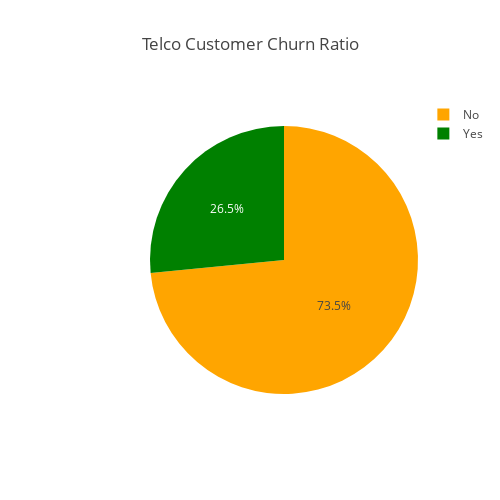

The code cell stored with this chart in its notebook:
### Markdown cell above
### Exploratory Data Analysis

### Code cell
#counts of customer churn cases vs not churn in dataset
target= data['Churn'].value_counts()
levels = ['No','Yes']
trace = go.Pie(labels=target.index,values=target.values,
               marker=dict(colors=('orange','green')))
layout = dict(title="Telco Customer Churn Ratio", margin=dict(l=150), width=500, height=500)
figdata = [trace]
fig = go.Figure(data=figdata, layout=layout)
iplot(fig)

#print target class counts
print(target)

### Figure 1 — Plotly figure (JSON) as saved in the notebook; plotly's stock layout.template omitted (floating-point values rounded to 4 significant figures)
{"data": [{"labels": ["No", "Yes"], "marker": {"colors": ["orange", "green"]}, "type": "pie", "uid": "5b04c8e7-1d45-4aaa-963d-9215f274a0ff", "values": [5174, 1869]}], "layout": {"height": 500, "margin": {"l": 150}, "title": {"text": "Telco Customer Churn Ratio"}, "width": 500}}
